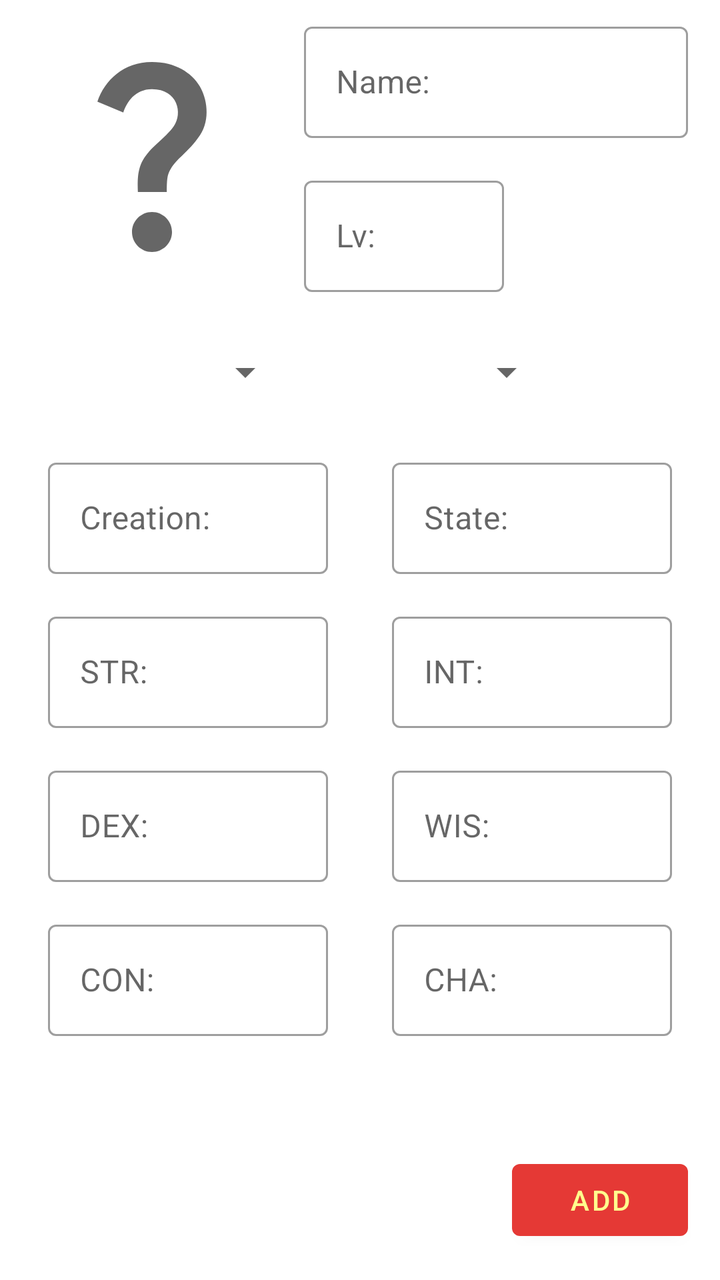
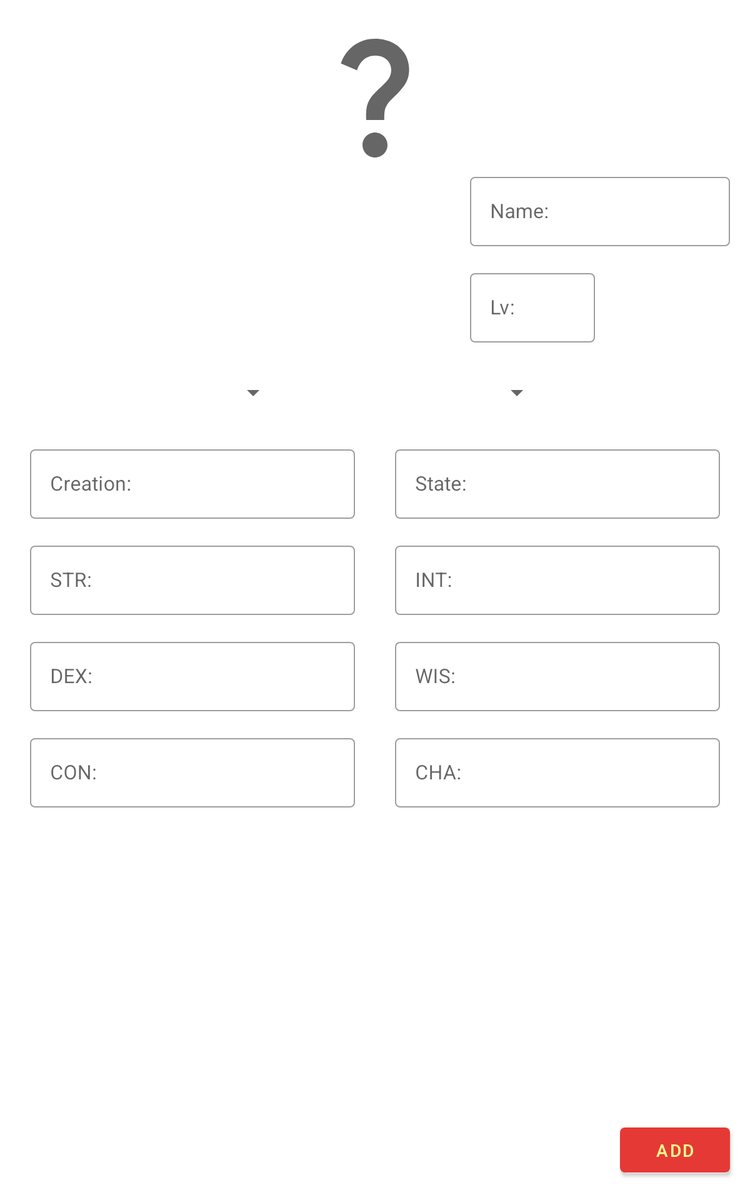

Two renders of one Android screen. The first uses the default layout on a phone; the second uses the alternative layout the repository ships for a different screen configuration, on a matching device. The two XML files are below.
<!-- AndroidManifest.xml: application theme Theme.RolePlayersDefinitive -->
<!-- res/layout/activity_add.xml -->
<?xml version="1.0" encoding="utf-8"?>
<androidx.constraintlayout.widget.ConstraintLayout xmlns:android="http://schemas.android.com/apk/res/android"
    xmlns:app="http://schemas.android.com/apk/res-auto"
    xmlns:tools="http://schemas.android.com/tools"
    android:layout_width="match_parent"
    android:layout_height="match_parent"
    tools:context=".view.activity.AddActivity">

    <ScrollView
        android:id="@+id/svADD"
        android:layout_width="0dp"
        android:layout_height="0dp"
        app:layout_constraintBottom_toTopOf="@+id/btAdd"
        app:layout_constraintEnd_toEndOf="parent"
        app:layout_constraintHorizontal_bias="0.0"
        app:layout_constraintStart_toStartOf="parent"
        app:layout_constraintTop_toTopOf="parent">

        <androidx.constraintlayout.widget.ConstraintLayout
            android:layout_width="match_parent"
            android:layout_height="wrap_content">

            <ImageView
                android:id="@+id/ivADDcharacter"
                android:layout_width="120dp"
                android:layout_height="120dp"
                android:layout_marginStart="16dp"
                android:layout_marginTop="16dp"
                android:contentDescription="@string/ivCharacter"
                app:layout_constraintStart_toStartOf="parent"
                app:layout_constraintTop_toTopOf="parent"
                tools:ignore="ImageContrastCheck"
                tools:src="@drawable/ic_baseline_question_mark_24" />

            <com.google.android.material.textfield.TextInputLayout
                android:id="@+id/tfADDname"
                style="@style/Widget.MaterialComponents.TextInputLayout.OutlinedBox"
                android:layout_width="0dp"
                android:layout_height="wrap_content"
                android:layout_marginStart="16dp"
                android:layout_marginTop="8dp"
                android:layout_marginEnd="16dp"
                android:hint="@string/Name"
                app:layout_constraintEnd_toEndOf="parent"
                app:layout_constraintStart_toEndOf="@+id/ivADDcharacter"
                app:layout_constraintTop_toTopOf="parent">

                <com.google.android.material.textfield.TextInputEditText
                    android:id="@+id/tietADDname"
                    android:layout_width="match_parent"
                    android:layout_height="wrap_content"
                    tools:ignore="TextContrastCheck" />

            </com.google.android.material.textfield.TextInputLayout>

            <com.google.android.material.textfield.TextInputLayout
                android:id="@+id/tfADDlevel"
                style="@style/Widget.MaterialComponents.TextInputLayout.OutlinedBox"
                android:layout_width="wrap_content"
                android:layout_height="wrap_content"
                android:layout_marginStart="16dp"
                android:layout_marginTop="16dp"
                android:hint="@string/Lv"
                android:minWidth="100dp"
                app:layout_constraintEnd_toEndOf="parent"
                app:layout_constraintHorizontal_bias="0.0"
                app:layout_constraintStart_toEndOf="@+id/ivADDcharacter"
                app:layout_constraintTop_toBottomOf="@+id/tfADDname">

                <com.google.android.material.textfield.TextInputEditText
                    android:id="@+id/tietADDlevel"
                    android:layout_width="match_parent"
                    android:layout_height="wrap_content"
                    tools:ignore="TextContrastCheck" />

            </com.google.android.material.textfield.TextInputLayout>

            <Spinner
                android:id="@+id/spADDclass"
                android:layout_width="wrap_content"
                android:layout_height="wrap_content"
                android:layout_marginStart="16dp"
                android:layout_marginTop="16dp"
                android:minHeight="48dp"
                app:layout_constraintEnd_toStartOf="@+id/spADDrace"
                app:layout_constraintHorizontal_bias="0.5"
                app:layout_constraintStart_toStartOf="parent"
                app:layout_constraintTop_toBottomOf="@+id/tfADDlevel"
                tools:ignore="SpeakableTextPresentCheck" />

            <Spinner
                android:id="@+id/spADDrace"
                android:layout_width="wrap_content"
                android:layout_height="wrap_content"
                android:layout_marginTop="16dp"
                android:minHeight="48dp"
                app:layout_constraintEnd_toEndOf="parent"
                app:layout_constraintHorizontal_bias="0.5"
                app:layout_constraintStart_toEndOf="@+id/spADDclass"
                app:layout_constraintTop_toBottomOf="@+id/tfADDlevel"
                tools:ignore="SpeakableTextPresentCheck" />

            <com.google.android.material.textfield.TextInputLayout
                android:id="@+id/tfADDcreation"
                style="@style/Widget.MaterialComponents.TextInputLayout.OutlinedBox"
                android:layout_width="0dp"
                android:layout_height="wrap_content"
                android:layout_marginStart="24dp"
                android:layout_marginTop="16dp"
                android:layout_marginEnd="16dp"
                android:hint="@string/Creation"
                app:layout_constraintEnd_toStartOf="@+id/tfADDstate"
                app:layout_constraintHorizontal_bias="0.5"
                app:layout_constraintStart_toStartOf="parent"
                app:layout_constraintTop_toBottomOf="@+id/spADDclass">

                <com.google.android.material.textfield.TextInputEditText
                    android:id="@+id/tietADDcreation"
                    android:layout_width="match_parent"
                    android:layout_height="wrap_content"
                    tools:ignore="TextContrastCheck" />

            </com.google.android.material.textfield.TextInputLayout>

            <com.google.android.material.textfield.TextInputLayout
                android:id="@+id/tfADDstate"
                style="@style/Widget.MaterialComponents.TextInputLayout.OutlinedBox"
                android:layout_width="0dp"
                android:layout_height="wrap_content"
                android:layout_marginStart="16dp"
                android:layout_marginTop="16dp"
                android:layout_marginEnd="24dp"
                android:hint="@string/State"
                app:layout_constraintEnd_toEndOf="parent"
                app:layout_constraintStart_toEndOf="@+id/tfADDcreation"
                app:layout_constraintTop_toBottomOf="@+id/spADDrace">

                <com.google.android.material.textfield.TextInputEditText
                    android:id="@+id/tietADDstate"
                    android:layout_width="match_parent"
                    android:layout_height="wrap_content"
                    tools:ignore="TextContrastCheck" />

            </com.google.android.material.textfield.TextInputLayout>

            <com.google.android.material.textfield.TextInputLayout
                android:id="@+id/tfADDstrength"
                style="@style/Widget.MaterialComponents.TextInputLayout.OutlinedBox"
                android:layout_width="0dp"
                android:layout_height="wrap_content"
                android:layout_marginStart="24dp"
                android:layout_marginTop="16dp"
                android:layout_marginEnd="16dp"
                android:hint="@string/STR"
                app:layout_constraintEnd_toStartOf="@+id/tfADDintelligence"
                app:layout_constraintStart_toStartOf="parent"
                app:layout_constraintTop_toBottomOf="@+id/tfADDcreation">

                <com.google.android.material.textfield.TextInputEditText
                    android:id="@+id/tietADDstrength"
                    android:layout_width="match_parent"
                    android:layout_height="wrap_content"
                    tools:ignore="TextContrastCheck" />

            </com.google.android.material.textfield.TextInputLayout>

            <com.google.android.material.textfield.TextInputLayout
                android:id="@+id/tfADDdexterity"
                style="@style/Widget.MaterialComponents.TextInputLayout.OutlinedBox"
                android:layout_width="0dp"
                android:layout_height="wrap_content"
                android:layout_marginStart="24dp"
                android:layout_marginTop="16dp"
                android:layout_marginEnd="16dp"
                android:hint="@string/DEX"
                app:layout_constraintEnd_toStartOf="@+id/tfADDwisdom"
                app:layout_constraintStart_toStartOf="parent"
                app:layout_constraintTop_toBottomOf="@+id/tfADDstrength">

                <com.google.android.material.textfield.TextInputEditText
                    android:id="@+id/tietADDdexterity"
                    android:layout_width="match_parent"
                    android:layout_height="wrap_content"
                    tools:ignore="TextContrastCheck" />

            </com.google.android.material.textfield.TextInputLayout>

            <com.google.android.material.textfield.TextInputLayout
                android:id="@+id/tfADDconstitution"
                style="@style/Widget.MaterialComponents.TextInputLayout.OutlinedBox"
                android:layout_width="0dp"
                android:layout_height="wrap_content"
                android:layout_marginStart="24dp"
                android:layout_marginTop="16dp"
                android:layout_marginEnd="16dp"
                android:hint="@string/CON"
                app:layout_constraintEnd_toStartOf="@+id/tfADDcharisma"
                app:layout_constraintStart_toStartOf="parent"
                app:layout_constraintTop_toBottomOf="@+id/tfADDdexterity">

                <com.google.android.material.textfield.TextInputEditText
                    android:id="@+id/tietADDconstitution"
                    android:layout_width="match_parent"
                    android:layout_height="wrap_content"
                    tools:ignore="TextContrastCheck" />

            </com.google.android.material.textfield.TextInputLayout>

            <com.google.android.material.textfield.TextInputLayout
                android:id="@+id/tfADDintelligence"
                style="@style/Widget.MaterialComponents.TextInputLayout.OutlinedBox"
                android:layout_width="0dp"
                android:layout_height="wrap_content"
                android:layout_marginStart="16dp"
                android:layout_marginTop="16dp"
                android:layout_marginEnd="24dp"
                android:hint="@string/INT"
                app:layout_constraintEnd_toEndOf="parent"
                app:layout_constraintStart_toEndOf="@+id/tfADDstrength"
                app:layout_constraintTop_toBottomOf="@+id/tfADDcreation">

                <com.google.android.material.textfield.TextInputEditText
                    android:id="@+id/tietADDintelligence"
                    android:layout_width="match_parent"
                    android:layout_height="wrap_content"
                    tools:ignore="TextContrastCheck" />

            </com.google.android.material.textfield.TextInputLayout>

            <com.google.android.material.textfield.TextInputLayout
                android:id="@+id/tfADDwisdom"
                style="@style/Widget.MaterialComponents.TextInputLayout.OutlinedBox"
                android:layout_width="0dp"
                android:layout_height="wrap_content"
                android:layout_marginStart="16dp"
                android:layout_marginTop="16dp"
                android:layout_marginEnd="24dp"
                android:hint="@string/WIS"
                app:layout_constraintEnd_toEndOf="parent"
                app:layout_constraintStart_toEndOf="@+id/tfADDdexterity"
                app:layout_constraintTop_toBottomOf="@+id/tfADDintelligence">

                <com.google.android.material.textfield.TextInputEditText
                    android:id="@+id/tietADDwisdom"
                    android:layout_width="match_parent"
                    android:layout_height="wrap_content"
                    tools:ignore="TextContrastCheck" />

            </com.google.android.material.textfield.TextInputLayout>

            <com.google.android.material.textfield.TextInputLayout
                android:id="@+id/tfADDcharisma"
                style="@style/Widget.MaterialComponents.TextInputLayout.OutlinedBox"
                android:layout_width="0dp"
                android:layout_height="wrap_content"
                android:layout_marginStart="16dp"
                android:layout_marginTop="16dp"
                android:layout_marginEnd="24dp"
                android:hint="@string/CHA"
                app:layout_constraintEnd_toEndOf="parent"
                app:layout_constraintStart_toEndOf="@+id/tfADDconstitution"
                app:layout_constraintTop_toBottomOf="@+id/tfADDdexterity">

                <com.google.android.material.textfield.TextInputEditText
                    android:id="@+id/tietADDcharisma"
                    android:layout_width="match_parent"
                    android:layout_height="wrap_content"
                    tools:ignore="TextContrastCheck" />

            </com.google.android.material.textfield.TextInputLayout>

        </androidx.constraintlayout.widget.ConstraintLayout>
    </ScrollView>

    <Button
        android:id="@+id/btAdd"
        android:layout_width="wrap_content"
        android:layout_height="wrap_content"
        android:layout_marginEnd="16dp"
        android:layout_marginBottom="16dp"
        android:text="@string/add"
        app:layout_constraintBottom_toBottomOf="parent"
        app:layout_constraintEnd_toEndOf="parent" />


</androidx.constraintlayout.widget.ConstraintLayout>
<!-- resources referenced by this layout -->
<resources>
  <!-- drawable ic_baseline_question_mark_24 (drawable) -->
  <vector android:height="120dp" android:tint="?attr/colorControlNormal"
      android:viewportHeight="24" android:viewportWidth="24"
      android:width="120dp" xmlns:android="http://schemas.android.com/apk/res/android">
      <path android:fillColor="@android:color/white" android:pathData="M11.07,12.85c0.77,-1.39 2.25,-2.21 3.11,-3.44c0.91,-1.29 0.4,-3.7 -2.18,-3.7c-1.69,0 -2.52,1.28 -2.87,2.34L6.54,6.96C7.25,4.83 9.18,3 11.99,3c2.35,0 3.96,1.07 4.78,2.41c0.7,1.15 1.11,3.3 0.03,4.9c-1.2,1.77 -2.35,2.31 -2.97,3.45c-0.25,0.46 -0.35,0.76 -0.35,2.24h-2.89C10.58,15.22 10.46,13.95 11.07,12.85zM14,20c0,1.1 -0.9,2 -2,2s-2,-0.9 -2,-2c0,-1.1 0.9,-2 2,-2S14,18.9 14,20z"/>
  </vector>
  <string name="CHA">CHA:</string>
  <string name="CON">CON:</string>
  <string name="Creation">Creation:</string>
  <string name="DEX">DEX:</string>
  <string name="INT">INT:</string>
  <string name="Lv">Lv:</string>
  <string name="Name">Name:</string>
  <string name="STR">STR:</string>
  <string name="State">State:</string>
  <string name="WIS">WIS:</string>
  <string name="add">ADD</string>
  <string name="ivCharacter" />
  <style name="Theme.RolePlayersDefinitive" parent="Theme.MaterialComponents.DayNight.NoActionBar">
          
          <item name="colorPrimary">@color/principalRed</item>
          <item name="colorPrimaryVariant">@color/secondaryRed</item>
          <item name="colorOnPrimary">#FFFF8D</item>
          
          <item name="colorSecondary">@color/principalBrown</item>
          <item name="colorSecondaryVariant">@color/secondaryBrown</item>
          <item name="colorOnSecondary">@color/white</item>
          
          <item name="android:statusBarColor" tools:targetApi="l">?attr/colorPrimaryVariant</item>
          
      </style>
  <color name="principalRed">#E53935</color>
  <color name="secondaryRed">#DC5956</color>
  <color name="principalBrown">#47230B</color>
  <color name="secondaryBrown">#5C2D0E</color>
  <color name="white">#FFFFFFFF</color>
</resources>
<!-- res/layout-sw600dp/activity_add.xml (the repository's variant of the layout above) -->
<!-- drawn on a 7-inch tablet held upright -->
<?xml version="1.0" encoding="utf-8"?>
<androidx.constraintlayout.widget.ConstraintLayout xmlns:android="http://schemas.android.com/apk/res/android"
    xmlns:app="http://schemas.android.com/apk/res-auto"
    xmlns:tools="http://schemas.android.com/tools"
    android:layout_width="match_parent"
    android:layout_height="match_parent"
    tools:context=".view.activity.AddActivity">

    <ScrollView
        android:id="@+id/svADD"
        android:layout_width="0dp"
        android:layout_height="0dp"
        app:layout_constraintBottom_toTopOf="@+id/btAdd"
        app:layout_constraintEnd_toEndOf="parent"
        app:layout_constraintHorizontal_bias="0.0"
        app:layout_constraintStart_toStartOf="parent"
        app:layout_constraintTop_toTopOf="parent">

        <androidx.constraintlayout.widget.ConstraintLayout
            android:layout_width="match_parent"
            android:layout_height="wrap_content">

            <ImageView
                android:id="@+id/ivADDcharacter"
                android:layout_width="120dp"
                android:layout_height="120dp"
                android:layout_marginTop="16dp"
                android:contentDescription="@string/ivCharacter"
                app:layout_constraintEnd_toEndOf="parent"
                app:layout_constraintStart_toStartOf="parent"
                app:layout_constraintTop_toTopOf="parent"
                tools:ignore="ImageContrastCheck"
                tools:src="@drawable/ic_baseline_question_mark_24" />

            <com.google.android.material.textfield.TextInputLayout
                android:id="@+id/tfADDname"
                style="@style/Widget.MaterialComponents.TextInputLayout.OutlinedBox"
                android:layout_width="0dp"
                android:layout_height="wrap_content"
                android:layout_marginStart="16dp"
                android:layout_marginEnd="16dp"
                android:hint="@string/Name"
                app:layout_constraintEnd_toEndOf="parent"
                app:layout_constraintStart_toEndOf="@+id/ivADDcharacter"
                app:layout_constraintTop_toBottomOf="@+id/ivADDcharacter">

                <com.google.android.material.textfield.TextInputEditText
                    android:id="@+id/tietADDname"
                    android:layout_width="match_parent"
                    android:layout_height="wrap_content"
                    android:maxLength="20"
                    tools:ignore="TextContrastCheck" />

            </com.google.android.material.textfield.TextInputLayout>

            <com.google.android.material.textfield.TextInputLayout
                android:id="@+id/tfADDlevel"
                style="@style/Widget.MaterialComponents.TextInputLayout.OutlinedBox"
                android:layout_width="wrap_content"
                android:layout_height="wrap_content"
                android:layout_marginStart="16dp"
                android:layout_marginTop="16dp"
                android:hint="@string/Lv"
                android:minWidth="100dp"
                app:layout_constraintEnd_toEndOf="parent"
                app:layout_constraintHorizontal_bias="0.0"
                app:layout_constraintStart_toEndOf="@+id/ivADDcharacter"
                app:layout_constraintTop_toBottomOf="@+id/tfADDname">

                <com.google.android.material.textfield.TextInputEditText
                    android:id="@+id/tietADDlevel"
                    android:layout_width="match_parent"
                    android:layout_height="wrap_content"
                    android:inputType="number"
                    android:maxLength="2"
                    tools:ignore="TextContrastCheck" />

            </com.google.android.material.textfield.TextInputLayout>

            <Spinner
                android:id="@+id/spADDclass"
                android:layout_width="wrap_content"
                android:layout_height="wrap_content"
                android:layout_marginStart="16dp"
                android:layout_marginTop="16dp"
                android:minHeight="48dp"
                app:layout_constraintEnd_toStartOf="@+id/spADDrace"
                app:layout_constraintHorizontal_bias="0.5"
                app:layout_constraintStart_toStartOf="parent"
                app:layout_constraintTop_toBottomOf="@+id/tfADDlevel"
                tools:ignore="SpeakableTextPresentCheck" />

            <Spinner
                android:id="@+id/spADDrace"
                android:layout_width="wrap_content"
                android:layout_height="wrap_content"
                android:layout_marginTop="16dp"
                android:minHeight="48dp"
                app:layout_constraintEnd_toEndOf="parent"
                app:layout_constraintHorizontal_bias="0.5"
                app:layout_constraintStart_toEndOf="@+id/spADDclass"
                app:layout_constraintTop_toBottomOf="@+id/tfADDlevel"
                tools:ignore="SpeakableTextPresentCheck" />

            <com.google.android.material.textfield.TextInputLayout
                android:id="@+id/tfADDcreation"
                style="@style/Widget.MaterialComponents.TextInputLayout.OutlinedBox"
                android:layout_width="0dp"
                android:layout_height="wrap_content"
                android:layout_marginStart="24dp"
                android:layout_marginTop="16dp"
                android:layout_marginEnd="16dp"
                android:hint="@string/Creation"
                app:layout_constraintEnd_toStartOf="@+id/tfADDstate"
                app:layout_constraintHorizontal_bias="0.5"
                app:layout_constraintStart_toStartOf="parent"
                app:layout_constraintTop_toBottomOf="@+id/spADDclass"
                app:startIconDrawable="@drawable/ic_baseline_calendar_today_24">

                <com.google.android.material.textfield.TextInputEditText
                    android:id="@+id/tietADDcreation"
                    android:layout_width="match_parent"
                    android:layout_height="wrap_content"
                    android:inputType="date"
                    tools:ignore="TextContrastCheck" />

            </com.google.android.material.textfield.TextInputLayout>

            <com.google.android.material.textfield.TextInputLayout
                android:id="@+id/tfADDstate"
                style="@style/Widget.MaterialComponents.TextInputLayout.OutlinedBox"
                android:layout_width="0dp"
                android:layout_height="wrap_content"
                android:layout_marginStart="16dp"
                android:layout_marginTop="16dp"
                android:layout_marginEnd="24dp"
                android:hint="@string/State"
                app:layout_constraintEnd_toEndOf="parent"
                app:layout_constraintStart_toEndOf="@+id/tfADDcreation"
                app:layout_constraintTop_toBottomOf="@+id/spADDrace">

                <com.google.android.material.textfield.TextInputEditText
                    android:id="@+id/tietADDstate"
                    android:layout_width="match_parent"
                    android:layout_height="wrap_content"
                    android:maxLength="10"
                    tools:ignore="TextContrastCheck" />

            </com.google.android.material.textfield.TextInputLayout>

            <com.google.android.material.textfield.TextInputLayout
                android:id="@+id/tfADDstrength"
                style="@style/Widget.MaterialComponents.TextInputLayout.OutlinedBox"
                android:layout_width="0dp"
                android:layout_height="wrap_content"
                android:layout_marginStart="24dp"
                android:layout_marginTop="16dp"
                android:layout_marginEnd="16dp"
                android:hint="@string/STR"
                app:layout_constraintEnd_toStartOf="@+id/tfADDintelligence"
                app:layout_constraintStart_toStartOf="parent"
                app:layout_constraintTop_toBottomOf="@+id/tfADDcreation">

                <com.google.android.material.textfield.TextInputEditText
                    android:id="@+id/tietADDstrength"
                    android:layout_width="match_parent"
                    android:layout_height="wrap_content"
                    android:inputType="number"
                    android:maxLength="2"
                    tools:ignore="TextContrastCheck" />

            </com.google.android.material.textfield.TextInputLayout>

            <com.google.android.material.textfield.TextInputLayout
                android:id="@+id/tfADDdexterity"
                style="@style/Widget.MaterialComponents.TextInputLayout.OutlinedBox"
                android:layout_width="0dp"
                android:layout_height="wrap_content"
                android:layout_marginStart="24dp"
                android:layout_marginTop="16dp"
                android:layout_marginEnd="16dp"
                android:hint="@string/DEX"
                app:layout_constraintEnd_toStartOf="@+id/tfADDwisdom"
                app:layout_constraintStart_toStartOf="parent"
                app:layout_constraintTop_toBottomOf="@+id/tfADDstrength">

                <com.google.android.material.textfield.TextInputEditText
                    android:id="@+id/tietADDdexterity"
                    android:layout_width="match_parent"
                    android:layout_height="wrap_content"
                    android:inputType="number"
                    android:maxLength="2"
                    tools:ignore="TextContrastCheck" />

            </com.google.android.material.textfield.TextInputLayout>

            <com.google.android.material.textfield.TextInputLayout
                android:id="@+id/tfADDconstitution"
                style="@style/Widget.MaterialComponents.TextInputLayout.OutlinedBox"
                android:layout_width="0dp"
                android:layout_height="wrap_content"
                android:layout_marginStart="24dp"
                android:layout_marginTop="16dp"
                android:layout_marginEnd="16dp"
                android:hint="@string/CON"
                app:layout_constraintEnd_toStartOf="@+id/tfADDcharisma"
                app:layout_constraintStart_toStartOf="parent"
                app:layout_constraintTop_toBottomOf="@+id/tfADDdexterity">

                <com.google.android.material.textfield.TextInputEditText
                    android:id="@+id/tietADDconstitution"
                    android:layout_width="match_parent"
                    android:layout_height="wrap_content"
                    android:inputType="number"
                    android:maxLength="2"
                    tools:ignore="TextContrastCheck" />

            </com.google.android.material.textfield.TextInputLayout>

            <com.google.android.material.textfield.TextInputLayout
                android:id="@+id/tfADDintelligence"
                style="@style/Widget.MaterialComponents.TextInputLayout.OutlinedBox"
                android:layout_width="0dp"
                android:layout_height="wrap_content"
                android:layout_marginStart="16dp"
                android:layout_marginTop="16dp"
                android:layout_marginEnd="24dp"
                android:hint="@string/INT"
                app:layout_constraintEnd_toEndOf="parent"
                app:layout_constraintStart_toEndOf="@+id/tfADDstrength"
                app:layout_constraintTop_toBottomOf="@+id/tfADDcreation">

                <com.google.android.material.textfield.TextInputEditText
                    android:id="@+id/tietADDintelligence"
                    android:layout_width="match_parent"
                    android:layout_height="wrap_content"
                    android:inputType="number"
                    android:maxLength="2"
                    tools:ignore="TextContrastCheck" />

            </com.google.android.material.textfield.TextInputLayout>

            <com.google.android.material.textfield.TextInputLayout
                android:id="@+id/tfADDwisdom"
                style="@style/Widget.MaterialComponents.TextInputLayout.OutlinedBox"
                android:layout_width="0dp"
                android:layout_height="wrap_content"
                android:layout_marginStart="16dp"
                android:layout_marginTop="16dp"
                android:layout_marginEnd="24dp"
                android:hint="@string/WIS"
                app:layout_constraintEnd_toEndOf="parent"
                app:layout_constraintStart_toEndOf="@+id/tfADDdexterity"
                app:layout_constraintTop_toBottomOf="@+id/tfADDintelligence">

                <com.google.android.material.textfield.TextInputEditText
                    android:id="@+id/tietADDwisdom"
                    android:layout_width="match_parent"
                    android:layout_height="wrap_content"
                    android:inputType="number"
                    android:maxLength="2"
                    tools:ignore="TextContrastCheck" />

            </com.google.android.material.textfield.TextInputLayout>

            <com.google.android.material.textfield.TextInputLayout
                android:id="@+id/tfADDcharisma"
                style="@style/Widget.MaterialComponents.TextInputLayout.OutlinedBox"
                android:layout_width="0dp"
                android:layout_height="wrap_content"
                android:layout_marginStart="16dp"
                android:layout_marginTop="16dp"
                android:layout_marginEnd="24dp"
                android:hint="@string/CHA"
                app:layout_constraintEnd_toEndOf="parent"
                app:layout_constraintStart_toEndOf="@+id/tfADDconstitution"
                app:layout_constraintTop_toBottomOf="@+id/tfADDdexterity">

                <com.google.android.material.textfield.TextInputEditText
                    android:id="@+id/tietADDcharisma"
                    android:layout_width="match_parent"
                    android:layout_height="wrap_content"
                    android:inputType="number"
                    android:maxLength="2"
                    tools:ignore="TextContrastCheck" />

            </com.google.android.material.textfield.TextInputLayout>

        </androidx.constraintlayout.widget.ConstraintLayout>
    </ScrollView>

    <Button
        android:id="@+id/btAdd"
        android:layout_width="wrap_content"
        android:layout_height="wrap_content"
        android:layout_marginEnd="16dp"
        android:layout_marginBottom="16dp"
        android:text="@string/add"
        app:layout_constraintBottom_toBottomOf="parent"
        app:layout_constraintEnd_toEndOf="parent" />


</androidx.constraintlayout.widget.ConstraintLayout>
